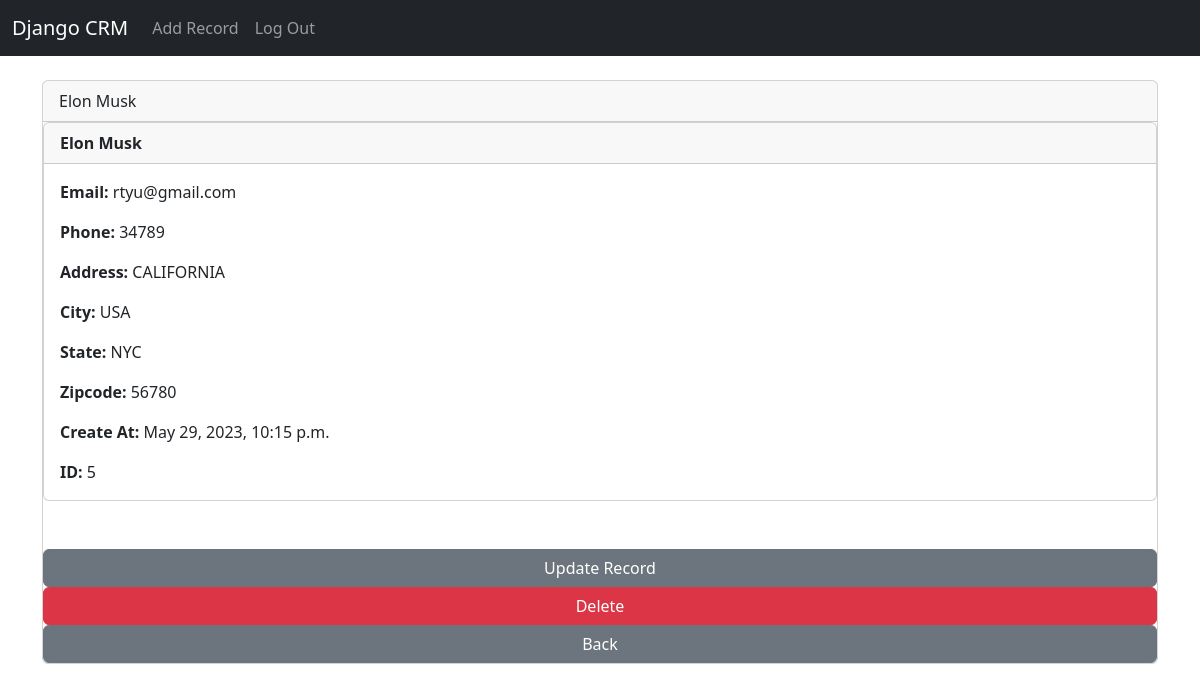
The app's page /web/record/5 (signed in) with its own data.
### web/models.py (models this page shows, shortened)
class Record(models.Model):
    created_at = models.DateTimeField(auto_now_add=True)
    first_name = models.CharField(max_length=50)
    last_name= models.CharField(max_length=50)
    address = models.CharField(max_length=50)
    city = models.CharField(max_length=50)
    state = models.CharField(max_length=50)
    email = models.CharField(max_length=100)
    phone = models.CharField(max_length=15)
    zipcode = models.CharField(max_length=10)

### web/views.py (the view)
# urls.py: path('record/<int:pk>',views.cus_record,name ='record'),## to enable seeing a record info with clicking on it
def cus_record(request,pk):
    if request.user.is_authenticated:
         cus_records = Record.objects.get(id=pk)
         return render(request, 'web/record.html',{'cus_records':cus_records})
    else:
          messages.success(request, "You must be logged in to see page")
          return redirect('home')

### web/templates/web/record.html
{% extends 'web/base.html' %}
{% block content %}
<div class="card">
    <div class="card-header">
    {{ cus_records.first_name }}
    {{cus_records.last_name}}
    </div>
    <div class="card">
        <div class="card-header"><strong>
              {{ cus_records.first_name }}
              {{ cus_records.last_name }}</strong>
        </div>
        <div class="card-body">
      <p class="card-text">
      <strong>Email: </strong>{{ cus_records.email }}</p>
      <p class="card-text">
      <strong>Phone: </strong>{{ cus_records.phone }}
      </p>
      <p class="card-text">
      <strong>Address: </strong>{{ cus_records.address }}</p>
      <p class="card-text">
      <strong>City: </strong>{{ cus_records.city }}</p>
      <p class="card-text">
      <strong>State: </strong>{{ cus_records.state }}</p>
      <p class="card-text">
      <strong>Zipcode: </strong>{{ cus_records.zipcode }}</p>
      <p class="card-text">
      <strong>Create At: </strong>{{ cus_records.created_at }}</p>
      <p class="card-text">
      <strong>ID: </strong>{{ cus_records.id }}</p>
        </div>
      </div>
<br/><br/>
<a href =" {%  url 'update_record' cus_records.id %}" class = "btn btn-secondary">Update Record</a>
<a href =" {%  url 'delete_record' cus_records.id %}" class = "btn btn-danger">Delete</a>
<a href =" {%  url 'home' %}" class = "btn btn-secondary">Back</a>
{% endblock %}

### records on screen
Record: first_name "Elon", last_name "Musk", email "rtyu@gmail.com", phone "34789", address "CALIFORNIA", city "USA", state "NYC", zipcode "56780", created_at "May 29, 2023, 10:15 p.m.", id "5"
